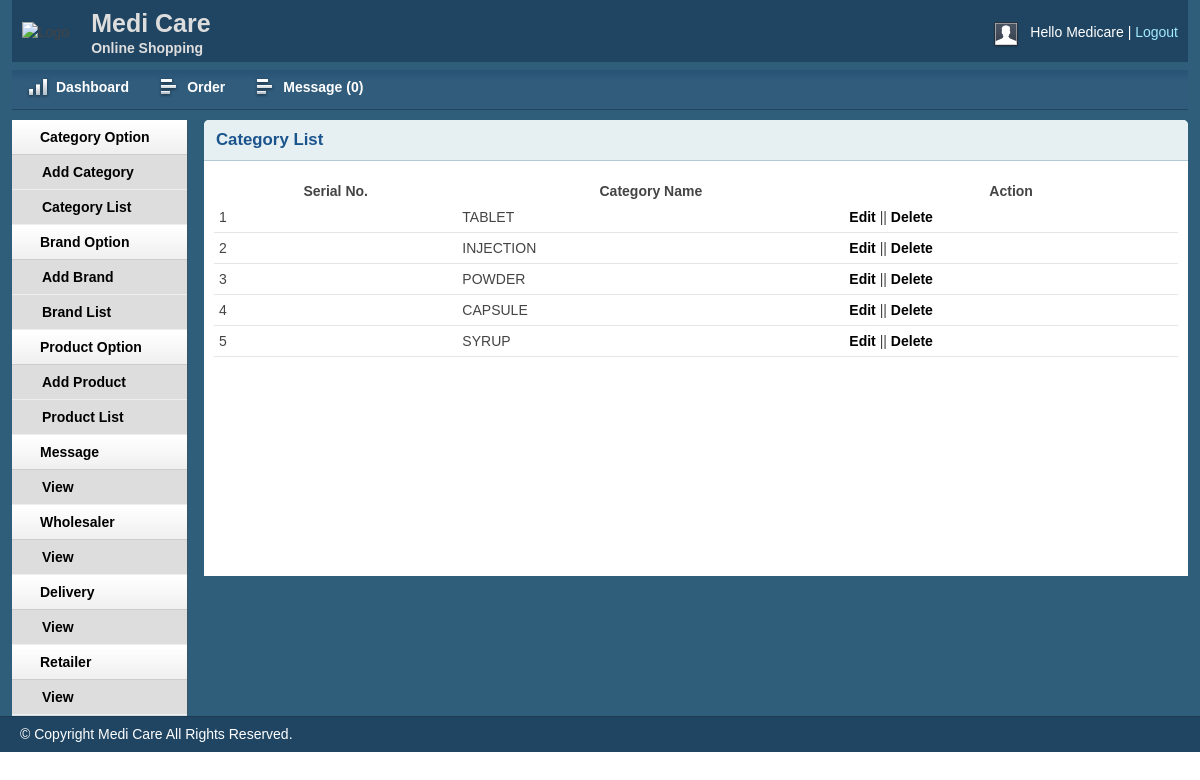
/apps/admin/catlist.php (signed in), run on the app's committed database.
### tables this page shows
CREATE TABLE `tbl_category` (
  `catId` int(11) NOT NULL,
  `catName` varchar(255) NOT NULL
);

### apps/lib/Database.php (called while the page is built, shortened)
<?php
Class Database{
 public $host   = DB_HOST;
 public $user   = DB_USER;
 public $pass   = DB_PASS;
 public $dbname = DB_NAME;
 public $link;
private function connectDB(){
 $this->link = new mysqli($this->host, $this->user, $this->pass,
  $this->dbname);
 }
public function select($query){
  $result = $this->link->query($query) or
   die($this->link->error.__LINE__);
  if($result->num_rows > 0){
    return $result;
  } else {
    return false;
  }
 }
}

### apps/classess/Category.php (called while the page is built, shortened)
<?php
$filepath = realpath(dirname(__FILE__));
include_once ($filepath.'/../lib/Database.php');
?>
<?php
class Category
{
private $db;
	public function __construct()
	{
		$this->db = new Database();
	}
public function getAllCat(){
	$query = "SELECT * FROM tbl_category ORDER BY catId DESC";
	$result = $this->db->select($query);
	return $result;
}
}
?>

### apps/admin/catlist.php (the view, shortened to what this page needs)
<?php include 'inc/header.php';?>
<?php include 'inc/sidebar.php';?>
<?php include '../classess/Category.php';?>
<?php
$cat = new Category();
?>
        <div class="grid_10">
            <div class="box round first grid">
                <h2>Category List</h2>
                <div class="block">
                    <table class="data display datatable" id="example">
					<thead>
						<tr>
							<th>Serial No.</th>
							<th>Category Name</th>
							<th>Action</th>
						</tr>
					</thead>
					<tbody>
				<?php
				$getCat = $cat->getAllCat();
				if ($getCat) {
					$i = 0;
					while ($result = $getCat->fetch_assoc()) {
						$i++;
				?>
						<tr class="odd gradeX">
							<td><?php echo $i;?></td>
							<td><?php echo $result['catName'];?></td>
							<td><a href="catedit.php?catid=<?php echo $result['catId'];?>">Edit</a> || <a onclick="return confirm('Are you sure to delete!')" href="?delcat=<?php echo $result['catId'];?>">Delete</a></td>
						</tr>
					<?php } } ?>
					</tbody>
				</table>
               </div>
            </div>
        </div>
<?php include 'inc/footer.php';?>

### apps/admin/css/text.css (style rules this page uses)
body { font: 13px/1.5 Tahoma, Helvetica, Arial, 'Liberation Sans', FreeSans, sans-serif; }
h2 { font-size: 23px; }
p, dl, hr, h1, h2, h3, h4, h5, h6, ol, ul, pre, table, address, fieldset { margin-bottom: 20px; }

### apps/admin/css/grid.css (style rules this page uses)
.grid_1, .grid_2, .grid_3, .grid_4, .grid_5, .grid_6, .grid_7, .grid_8, .grid_9, .grid_10, .grid_11, .grid_12, .grid_13, .grid_14, .grid_15, .grid_16 { display: inline; float: left; margin-left: 1%; margin-right: 1%; }
.container_12 .grid_10 { width: 81.333%; }

### apps/admin/css/layout.css (style rules this page uses)
body { background: #fff none repeat scroll 0 0; color: #444; font-size: 14px; padding: 0; }
a { color: #000; font-weight:bold; text-decoration: none; }
h1, h2, h3, h4, h5, h6 { line-height:1.2em; margin-bottom:.3em; }
h2 { margin-top:1em; }
.box { background:#fff; margin-bottom:20px; padding:10px 10px 10px 10px; margin-left:-8px; }
.box.grid { padding-bottom:40px; }
.box.round { -moz-border-radius: 5px 5px 0px 0px; -webkit-border-radius: 5px 5px 0px 0px; border-radius: 5px 5px 0px 0px; }
.box h2 { font-size:1.2em; font-weight:bold; color:#1B548D; background:#E6F0F3; margin:-10px -10px 0 -10px; padding:10px 12px; border-bottom:1px solid #B3CBD6; -moz-border-radius: 5px 5px 0px 0px; -webkit-border-radius: 5px 5px 0px 0px; border-radius: 5px 5px 0px 0px; }
.box.first { min-height: 406px; }
.block { padding-top:20px; }
.block { padding-bottom:1px; }
table.display { margin: 0 auto; clear: both; width: 100%; }
tr.odd { height: 30px; line-height: 30px; border-bottom:1px solid #e6e6e6; }
tr.odd td, tr.even td { padding-left:5px; }

### data on the page
tbl_category: catName "TABLET"
tbl_category: catName "INJECTION"
tbl_category: catName "POWDER"
tbl_category: catName "CAPSULE"
tbl_category: catName "SYRUP"

### other printed values
Session::get('adminName') "Medicare"
